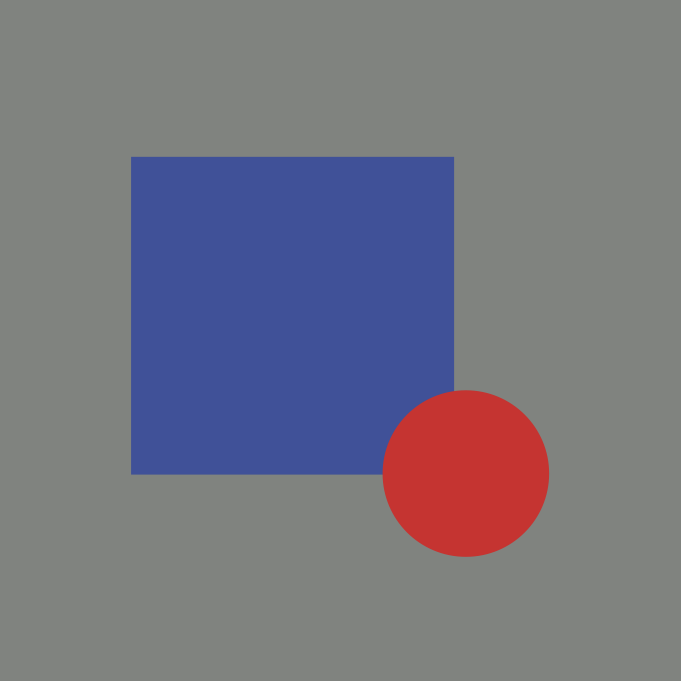
%> input picture 8-Active-contours/SessioneLaboratorioContorniAttivi/Chan-Vese/immaginiTest/testParametroForzaInterna.png, 681 x 681 px
$ octave lab3.m   (GNU Octave 9; MATLAB toolbox functions it lacks are replaced by stand-ins)
%> lines starting %> are read from the running program, lines starting %| are printed output that depends on the picture; in (x1, y1, x2, y2) boxes, pixels count from 0 and x2, y2 are one past the last pixel; in counts of white or black regions, pixels touching at a corner belong together; the program's own positions count from 1
%> further down, IforzaInterna is the input picture: size 681x681x3 uint8; mean R, G, B 117.7, 116.7, 128.6
### 8-Active-contours/SessioneLaboratorioContorniAttivi/Chan-Vese/chenvese.m
%==========================================================================
%
%   Active contour with Chen-Vese Method
%   for image segementation
%
%   Implemented by Yue Wu (yue.wu@tufts.edu)
%   Tufts University
%   Feb 2009
%   http://sites.google.com/site/rexstribeofimageprocessing/
%
%   all rights reserved
%   Last update 02/26/2009
%--------------------------------------------------------------------------
%   Usage of varibles:
%   input:
%       I           = any gray/double/RGB input image
%       mask        = initial mask, either customerlized or built-in
%       num_iter    = total number of iterations
%       mu          = weight of length term
%       method      = submethods pick from ('chen','vector','multiphase')
%
%   Types of built-in mask functions
%       'small'     = create a small circular mask
%       'medium'    = create a medium circular mask
%       'large'     = create a large circular mask
%       'whole'     = create a mask with holes around
%       'whole+small' = create a two layer mask with one layer small
%                       circular mask and the other layer with holes around
%                       (only work for method 'multiphase')
%   Types of methods
%       'chen'      = general CV method
%       'vector'    = CV method for vector image
%       'multiphase'= CV method for multiphase (2 phases applied here)
%
%   output:
%       phi0        = updated level set function
%
%--------------------------------------------------------------------------
%
% Description: This code implements the paper: "Active Contours Without
% Edges" by Chan and Vese for method 'chen', the paper:"Active Contours Without
% Edges for vector image" by Chan and Vese for method 'vector', and the paper
% "A Multiphase Level Set Framework for Image Segmentation Using the
% Mumford and Shah Model" by Chan and Vese.
%
%--------------------------------------------------------------------------
% Deomo: Please see HELP file for details
%==========================================================================

function seg = chenvese(I,mask,num_iter,mu,lambda1,lambda2, vi,reverseColor,method)
%> called with mask = 'medium', num_iter = 1000, mu = 0.2, lambda1 = 1, lambda2 = 1, vi = 0, reverseColor = 1, method = 'chan'

%%
%-- Default settings
%   length term mu = 0.2 and default method = 'chan'
  if(~exist('mu','var'))
    mu=0.2;
  end

  if(~exist('method','var'))
    method = 'chan';
  end

  if(~exist('lambda1','var'))
    lambda1 = 1;
  end

  if(~exist('lambda2','var'))
    lambda2 = 1;
  end

  if(~exist('vi','var'))
    vi = 0;
  end

  if(~exist('reverseColor','var'))
    reverseColor = 1;
  end


%-- End default settings

%%
%-- Initializations on input image I and mask
%  resize original image
   s = 200./min(size(I,1),size(I,2)); % resize scale
%> s = 0.294
   if s<1
       I = imresize(I,s);
   end

%   auto mask settings
  if ischar(mask)
      switch lower (mask)
          case 'small'
              mask = maskcircle2(I,'small');
          case 'medium'
              mask = maskcircle2(I,'medium');
          case 'large'
              mask = maskcircle2(I,'large');
          case 'whole'
              mask = maskcircle2(I,'whole');
              %mask = init_mask(I,30);
          case 'whole+small'
              m1 = maskcircle2(I,'whole');
              m2 = maskcircle2(I,'small');
              mask = zeros(size(I,1),size(I,2),2);
              mask(:,:,1) = m1(:,:,1);
              mask(:,:,2) = m2(:,:,2);
          otherwise
              error('unrecognized mask shape name (MASK).');
      end
  else
      if s<1
          %mask = imresize(mask,s);
          mask = imresize(mask,s,'nearest');
      end
      if size(mask,1)>size(I,1) || size(mask,2)>size(I,2)
          error('dimensions of mask unmathch those of the image.')
      end
      switch lower(method)
          case 'multiphase'
              if  (size(mask,3) == 1)
                  error('multiphase requires two masks but only gets one.')
              end
      end

  end


switch lower(method)
    case 'chan'
        if size(I,3)== 3
            P = rgb2gray(uint8(I));
            P = double(P);
        elseif size(I,3) == 2
            P = 0.5.*(double(I(:,:,1))+double(I(:,:,2)));
        else
            P = double(I);
        end
        layer = 1;

    case 'vector'
        s = 200./min(size(I,1),size(I,2)); % resize scale
        I = imresize(I,s);
        mask = imresize(mask,s);
        layer = size(I,3);
        if layer == 1
            display('only one image component for vector image')
        end
        P = double(I);

    case 'multiphase'
        layer = size(I,3);
        if size(I,1)*size(I,2)>200^2
            s = 200./min(size(I,1),size(I,2)); % resize scale
            I = imresize(I,s);
            mask = imresize(mask,s);
        end

        P = double(I);  %P store the original image
    otherwise
        error('!invalid method')
end
%-- End Initializations on input image I and mask

%%
%--   Core function
switch lower(method)
    case {'chan','vector'}
        %-- SDF
        %   Get the distance map of the initial mask

        mask = mask(:,:,1);
        phi0 = bwdist(mask)-bwdist(1-mask)+im2double(mask)-.5;
        phi0 = -phi0;


        %   initial force, set to eps to avoid division by zeros
        force = eps;
        %-- End Initialization

        %-- Display settings
          figure();
          subplot(2,2,1); imshow(I); title('Input Image');
          subplot(2,2,2); contour(flipud(phi0), [0 0], 'r','LineWidth',1); title('initial contour');
          subplot(2,2,3); title('Segmentation');
        %-- End Display original image and mask

        %-- Main loop
          for n=1:num_iter
              inidx = find(phi0>=0); % frontground index
              outidx = find(phi0<0); % background index
              force_image = 0; % initial image force for each layer
              for i=1:layer
                  L = im2double(P(:,:,i)); % get one image component
                  c1 = sum(sum(L.*Heaviside(phi0)))/(length(inidx)+eps); % average inside of Phi0
                  c2 = sum(sum(L.*(1-Heaviside(phi0))))/(length(outidx)+eps); % verage outside of Phi0
                  force_image=-lambda1*(L-c1).^2+lambda2*(L-c2).^2+force_image;
                  % sum Image Force on all components (used for vector image)
                  % if 'chan' is applied, this loop become one sigle code as a
                  % result of layer = 1
              end

              % calculate the external force of the image
              force = mu*kappa(phi0)./max(max(abs(kappa(phi0))))+1/layer.*force_image;
              force = force - vi * length(inidx);

              % normalized the force
              force = force./(max(max(abs(force))));

              % get stepsize dt
              dt=0.5;

              % get parameters for checking whether to stop
              old = phi0;
              phi0 = phi0+dt.*force;
              new = phi0;

              indicator = checkstop(old,new,dt);
              indicator = false;
              % intermediate output
              if(mod(n,20) == 0)
                 showphi(I,phi0,n);
              end;
              if indicator % decide to stop or continue
                  showphi(I,phi0,n);

                  %make mask from SDF
                  seg = phi0<=0; %-- Get mask from levelset

                  subplot(2,2,4); imshow(seg); title('Global Region-Based Segmentation');

                  return;
              end
          end;
          showphi(I,phi0,n);

          %make mask from SDF
          seg = (reverseColor*phi0)<=0; %-- Get mask from levelset

          subplot(2,2,4); imshow(seg); title('Global Region-Based Segmentation');
    case 'multiphase'
        %-- Initializations
        %   Get the distance map of the initial masks
        mask1 = mask(:,:,1);
        mask2 = mask(:,:,2);
        phi1=bwdist(mask1)-bwdist(1-mask1)+im2double(mask1)-.5;%Get phi1 from the initial mask 1
        phi2=bwdist(mask2)-bwdist(1-mask2)+im2double(mask2)-.5;%Get phi1 from the initial mask 2

        %-- Display settings
        figure();
        subplot(2,2,1);
        if layer ~= 1
            imshow(I); title('Input Image');
        else
            imagesc(P); axis image; colormap(gray);title('Input Image');
        end
        subplot(2,2,2);
        hold on
        contour(flipud(mask1),[0,0],'r','LineWidth',2.5);
        contour(flipud(mask1),[0,0],'x','LineWidth',1);
        contour(flipud(mask2),[0,0],'g','LineWidth',2.5);
        contour(flipud(mask2),[0,0],'x','LineWidth',1);
        title('initial contour');
        hold off
        subplot(2,2,3); title('Segmentation');
        %-- End display settings

        %Main loop
        for n=1:num_iter
              %-- Narrow band for each phase
              nb1 = find(phi1<1.2 & phi1>=-1.2); %narrow band of phi1
              inidx1 = find(phi1>=0); %phi1 frontground index
              outidx1 = find(phi1<0); %phi1 background index

              nb2 = find(phi2<1.2 & phi2>=-1.2); %narrow band of phi2
              inidx2 = find(phi2>=0); %phi2 frontground index
              outidx2 = find(phi2<0); %phi2 background index
              % [7 lines of commented-out code are left out]

              cc11 = intersect(inidx1,inidx2); %index belong to (phi1>0 & phi2>0)
              cc12 = intersect(inidx1,outidx2); %index belong to (phi1>0 & phi2<0)
              cc21 = intersect(outidx1,inidx2); %index belong to (phi1<0 & phi2>0)
              cc22 = intersect(outidx1,outidx2); %index belong to (phi1<0 & phi2<0)

              f_image11 = 0;
              f_image12 = 0;
              f_image21 = 0;
              f_image22 = 0; % initial image force for each layer

              for i=1:layer
                  L = im2double(P(:,:,i)); % get one image component

              if isempty(cc11)
                  c11 = eps;
              else
                  c11 = mean(L(cc11));
              end

              if isempty(cc12)
                  c12 = eps;
              else
                  c12 = mean(L(cc12));
              end

              if isempty(cc21)
                  c21 = eps;
              else
                  c21 = mean(L(cc21));
              end

              if isempty(cc22)
                  c22 = eps;
              else
                  c22 = mean(L(cc22));
              end

              %-- End mean calculation

              %-- Force calculation and normalization
              % force on each partition

              f_image11=(L-c11).^2.*Heaviside(phi1).*Heaviside(phi2)+f_image11;
              f_image12=(L-c12).^2.*Heaviside(phi1).*(1-Heaviside(phi2))+f_image12;
              f_image21=(L-c21).^2.*(1-Heaviside(phi1)).*Heaviside(phi2)+f_image21;
              f_image22=(L-c22).^2.*(1-Heaviside(phi1)).*(1-Heaviside(phi2))+f_image22;
              end

                  % sum Image Force on all components (used for vector image)
                  % if 'chan' is applied, this loop become one sigle code as a
                  % result of layer = 1

              % calculate the external force of the image

              % curvature on phi1
              curvature1 = mu*kappa(phi1);
              curvature1 = curvature1(nb1);
              % image force on phi1
              fim1 = 1/layer.*(-f_image11(nb1)+f_image21(nb1)-f_image12(nb1)+f_image22(nb1));
              fim1 = fim1./max(abs(fim1)+eps);

              % curvature on phi2
              curvature2 = mu*kappa(phi2);
              curvature2 = curvature2(nb2);
              % image force on phi2
              fim2 = 1/layer.*(-f_image11(nb2)+f_image12(nb2)-f_image21(nb2)+f_image22(nb2));
              fim2 = fim2./max(abs(fim2)+eps);

              % force on phi1 and phi2
              force1 = curvature1+fim1;
              force2 = curvature2+fim2;
              %-- End force calculation

              % detal t
              dt = 1.5;

              old(:,:,1) = phi1;
              old(:,:,2) = phi2;

              %update of phi1 and phi2
              phi1(nb1) = phi1(nb1)+dt.*force1;
              phi2(nb2) = phi2(nb2)+dt.*force2;

              new(:,:,1) = phi1;
              new(:,:,2) = phi2;

              indicator = checkstop(old,new,dt);

              if indicator
                 showphi(I, new, n);
                 %make mask from SDF
                 seg11 = (phi1>0 & phi2>0); %-- Get mask from levelset
                 seg12 = (phi1>0 & phi2<0);
                 seg21 = (phi1<0 & phi2>0);
                 seg22 = (phi1<0 & phi2<0);

                 se = strel('disk',1);
                 aa1 = imerode(seg11,se);
                 aa2 = imerode(seg12,se);
                 aa3 = imerode(seg21,se);
                 aa4 = imerode(seg22,se);
                 seg = aa1+2*aa2+3*aa3+4*aa4;

                 subplot(2,2,4); imagesc(seg);axis image;title('Global Region-Based Segmentation');

                  return
              end
              % re-initializations
              phi1 = reinitialization(phi1, 0.6);%sussman(phi1, 0.6);%
              phi2 = reinitialization(phi2, 0.6);%sussman(phi2,0.6);

              %intermediate output
              if(mod(n,20) == 0)
                 phi(:,:,1) = phi1;
                 phi(:,:,2) = phi2;
                 showphi(I, phi, n);
              end;
          end;
          phi(:,:,1) = phi1;
          phi(:,:,2) = phi2;
          showphi(I, phi, n);
          %make mask from SDF
        seg11 = (phi1>0 & phi2>0); %-- Get mask from levelset
        seg12 = (phi1>0 & phi2<0);
        seg21 = (phi1<0 & phi2>0);
        seg22 = (phi1<0 & phi2<0);

        se = strel('disk',1);
        aa1 = imerode(seg11,se);
        aa2 = imerode(seg12,se);
        aa3 = imerode(seg21,se);
        aa4 = imerode(seg22,se);
        seg = aa1+2*aa2+3*aa3+4*aa4;
        %seg = bwlabel(seg);
        subplot(2,2,4); imagesc(seg);axis image;title('Global Region-Based Segmentation');
end

### 8-Active-contours/SessioneLaboratorioContorniAttivi/Chan-Vese/maskcircle2.m

function m = maskcircle2(I,type)
%> called with type = 'medium'
% auto pick a circular mask for image I
% built-in mask creation function
% Input: I   : input image
%        type: mask shape keywords
% Output: m  : mask image

% Copyright (c) 2009,
% Yue Wu @ ECE Department, Tufts University
% All Rights Reserved

if size(I,3)~=3
    temp = double(I(:,:,1));
else
    temp = double(rgb2gray(I));
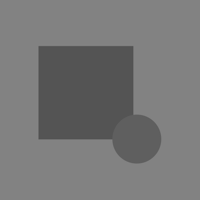
%> temp: size 200x200 double; min 80, max 133, mean 118.6
end

h = [0 1 0; 1 -4 1; 0 1 0];
T = conv2(temp,h);
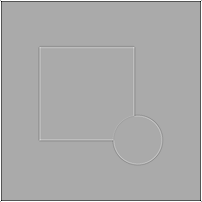
%> T: size 202x202 double; min -260, max 130, mean 0; drawn with min black and max white
T(1,:) = 0;
T(end,:) = 0;
T(:,1) = 0;
T(:,end) = 0;
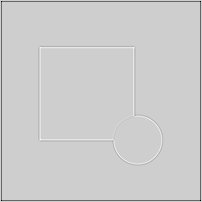
%> T: size 202x202 double; min -260, max 61, mean -2.5; drawn with min black and max white

thre = max(max(abs(T)))*.5;
%> thre = 130
idx = find(abs(T) > thre);
%> idx = [204; 403; 40402; 40601]
[cx,cy] = ind2sub(size(T),idx);
%> cx = [2; 201; 2; 201]; cy = [2; 2; 201; 201]
cx = round(mean(cx));
%> cx = 102
cy = round(mean(cy));
%> cy = 102

[x,y] = meshgrid(1:min(size(temp,1),size(temp,2)));

m = zeros(size(temp));
[p,q] = size(temp);
%> p = 200; q = 200

switch lower (type)
    case 'small'
        r = 10;
        n = zeros(size(x));
        n((x-cx).^2+(y-cy).^2<r.^2) = 1;
        m(1:size(n,1),1:size(n,2)) = n;
        %m((x-cx).^2+(y-cy).^2<r.^2) = 1;
    case 'medium'
        r = min(min(cx,p-cx),min(cy,q-cy));
%> r = 98
        r = max(2/3*r,25);
%> r = 65.33
        n = zeros(size(x));
        n((x-cx).^2+(y-cy).^2<r.^2) = 1;
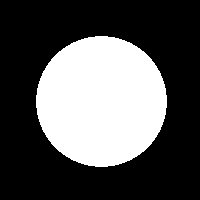
%> n: size 200x200 double; values 0 (black) and 1 (white), 33.6% white; 1 white region, box (x1, y1, x2, y2) and area: (36, 36, 167, 167) 13429
        m(1:size(n,1),1:size(n,2)) = n;
        %m((x-cx).^2+(y-cy).^2<r.^2) = 1;
    case 'large'
        r = min(min(cx,p-cx),min(cy,q-cy));
        r = max(2/3*r,60);
        n = zeros(size(x));
        n((x-cx).^2+(y-cy).^2<r.^2) = 1;
        m(1:size(n,1),1:size(n,2)) = n;
        %m((x-cx).^2+(y-cy).^2<r.^2) = 1;
    case 'whole'
        r = 9;
        m = zeros(round(ceil(max(p,q)/2/(r+1))*3*(r+1)));
        siz = size(m,1);
        sx = round(siz/2);
        i = 1:round(siz/2/(r+1));
        j = 1:round(0.9*siz/2/(r+1));
        j = j-round(median(j));
        m(sx+2*j*(r+1),(2*i-1)*(r+1)) = 1;
        se = strel('disk',r);
        m = imdilate(m,se);
        m = m(round(siz/2-p/2-6):round(siz/2-p/2-6)+p-1,round(siz/2-q/2-6):round(siz/2-q/2-6)+q-1);
end
        tem(:,:,1) = m;
        M = padarray(m,[floor(2/3*r),floor(2/3*r)],0,'post');
        tem(:,:,2) = M(floor(2/3*r)+1:end,floor(2/3*r)+1:end);
        m = tem;
return

### 8-Active-contours/SessioneLaboratorioContorniAttivi/Chan-Vese/kappa.m
function KG = kappa(I)
% get curvature information of input image
% input: 2D image I
% output: curvature matrix KG

% Copyright (c) 2009,
% Yue Wu @ ECE Department, Tufts University
% All Rights Reserved

I = double(I);
[m,n] = size(I);
P = padarray(I,[1,1],1,'pre');
P = padarray(P,[1,1],1,'post');

% central difference
fy = P(3:end,2:n+1)-P(1:m,2:n+1);
fx = P(2:m+1,3:end)-P(2:m+1,1:n);
fyy = P(3:end,2:n+1)+P(1:m,2:n+1)-2*I;
fxx = P(2:m+1,3:end)+P(2:m+1,1:n)-2*I;
fxy = 0.25.*(P(3:end,3:end)-P(1:m,3:end)+P(3:end,1:n)-P(1:m,1:n));
G = (fx.^2+fy.^2).^(0.5);
K = (fxx.*fy.^2-2*fxy.*fx.*fy+fyy.*fx.^2)./((fx.^2+fy.^2+eps).^(1.5));
KG = K.*G;
KG(1,:) = eps;
KG(end,:) = eps;
KG(:,1) = eps;
KG(:,end) = eps;
KG = KG./max(max(abs(KG)));

### 8-Active-contours/SessioneLaboratorioContorniAttivi/Chan-Vese/checkstop.m
function indicator = checkstop(old,new,dt)
% indicate whether we should performance further iteraions or stop

% Copyright (c) 2009,
% Yue Wu @ ECE Department, Tufts University
% All Rights Reserved

layer = size(new,3);

for i = 1:layer
    old_{i} = old(:,:,i);
    new_{i} = new(:,:,i);
end

if layer
    ind = find(abs(new)<=.5);
    M = length(ind);
    Q = sum(abs(new(ind)-old(ind)))./M;
    if Q<=dt*.18^2
        indicator = 1;
    else
        indicator = 0;
    end
else
    ind1 = find(abs(old_{1})<1);
    ind2 = find(abs(old_{2})<1);
    M1 = length(ind1);
    M2 = length(ind2);
    Q1 = sum(abs(new_{1}(ind1)-old_{1}(ind1)))./M1;
    Q2 = sum(abs(new_{2}(ind2)-old_{2}(ind2)))./M2;
    if Q1<=dt*.18^2 && Q2<=dt*.18^2
        indicator = 1;
    else
        indicator = 0;
    end
end
return

### 8-Active-contours/SessioneLaboratorioContorniAttivi/Chan-Vese/showphi.m
function showphi(I, phi, i)
% show curve evolution of phi

% Copyright (c) 2009,
% Yue Wu @ ECE Department, Tufts University
% All Rights Reserved

for j = 1:size(phi,3)
    phi_{j} = phi(:,:,j);
end
  imshow(I,'initialmagnification','fit','displayrange',[0 255]);
  hold on;

  if size(phi,3) == 1
      contour(phi_{1}, [0 0], 'g','LineWidth',1);
      contour(phi_{1}, [0 0], 'g','LineWidth',1);
  else
      contour(phi_{1}, [0 0], 'r','LineWidth',4);
      contour(phi_{1}, [0 0], 'x','LineWidth',1.3);
      contour(phi_{2}, [0 0], 'g','LineWidth',4);
      contour(phi_{2}, [0 0], 'x','LineWidth',1.3);
  end
  hold off;
  title([num2str(i) ' Iterations']);
  drawnow;

### 8-Active-contours/SessioneLaboratorioContorniAttivi/Chan-Vese/lab3.m
% Osservare il comportamento dell'algoritmo alla variazione di λ1
IforzaInterna = imread('immaginiTest/testParametroForzaInterna.png');
% Con i parametri 'classici'
chenvese(IforzaInterna,'medium',1000,0.2,1,1,0,1,'chan');
%> in chenvese, `phi0 = bwdist(mask)-bwdist(1-mask)+im2double(mask)-.5;`:
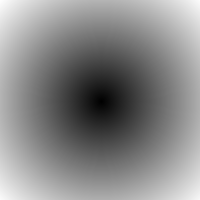
%> phi0: size 200x200 single; min -64.87, max 77.28, mean 11.1; drawn with min black and max white
%> in chenvese, `phi0 = -phi0;`:
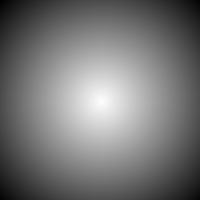
%> phi0: size 200x200 single; min -77.28, max 64.87, mean -11.1; drawn with min black and max white
%> (the run ends here)
